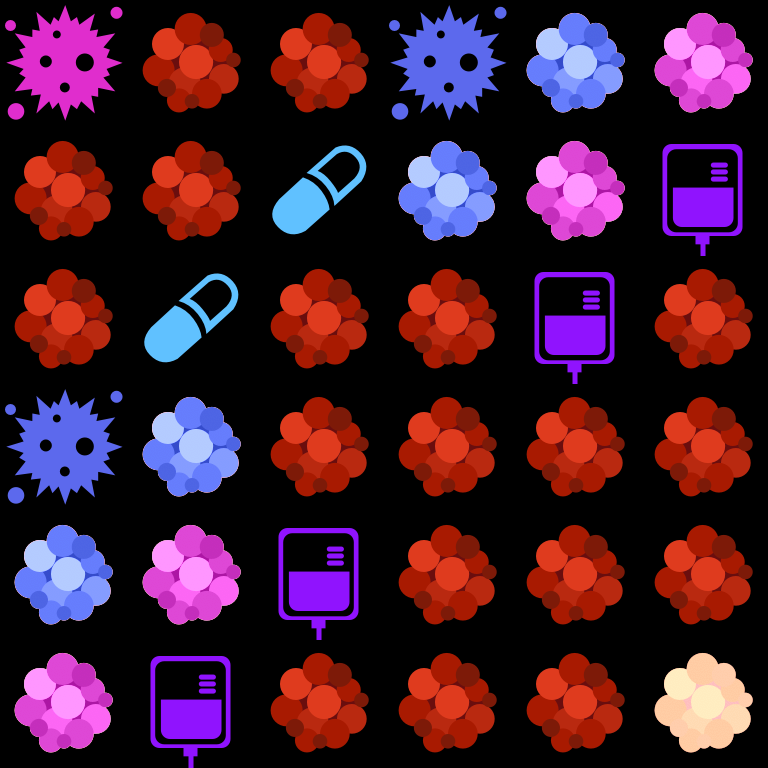

Below is a game level as drawn by its tile map, then a one-line description and the .tmx file that defines it, in full:
An orthogonal 6x6 tile map with 128x128 px tiles, 1 tile layer (Tile Layer 1).

<map version="1.0" tiledversion="1.0.3" orientation="orthogonal" renderorder="right-down" width="6" height="6" tilewidth="128" tileheight="128" nextobjectid="1">
 <tileset firstgid="1" name="Tiles" tilewidth="128" tileheight="128" tilecount="14" columns="7">
  <image source="../images/Tiles.png" width="896" height="256" />
 </tileset>
 <layer name="Tile Layer 1" width="6" height="6">
  <data encoding="csv">
7,13,13,3,2,6,
13,13,1,2,6,5,
13,1,13,13,5,13,
3,2,13,13,13,13,
2,6,5,13,13,13,
6,5,13,13,13,14
</data>
 </layer>
</map>
